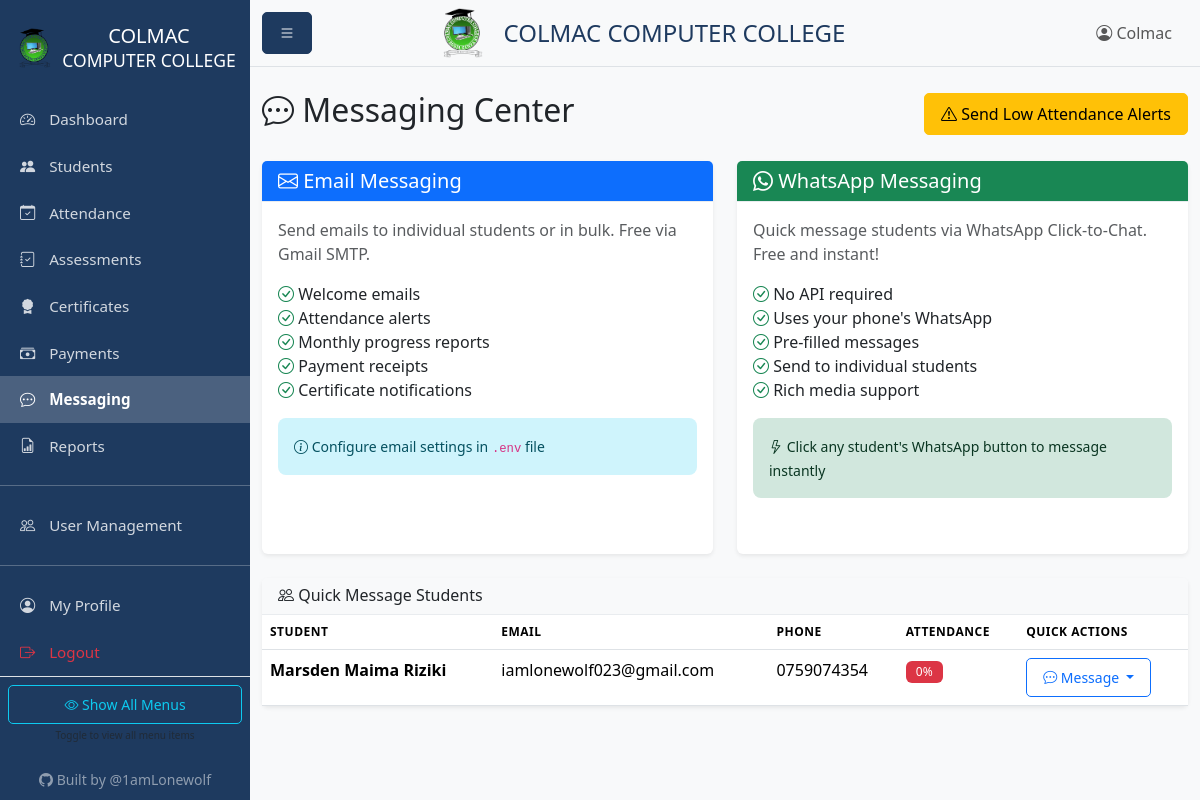
The app's page /messaging (signed in) with its own data.
### models.py (models this page shows, shortened)
class User(UserMixin, db.Model):
    id = db.Column(db.Integer, primary_key=True)
    username = db.Column(db.String(80), unique=True, nullable=False)
    password_hash = db.Column(db.String(256), nullable=False)
    role = db.Column(db.String(20), default='instructor')  # admin, instructor, receptionist
    is_active = db.Column(db.Boolean, default=True)
    created_at = db.Column(db.DateTime, default=datetime.utcnow)
    created_by = db.Column(db.Integer, db.ForeignKey('user.id'))
    custom_permissions = db.Column(db.Text, default='{}')
    @property
    def is_admin(self):
        return self.role == 'admin'
    @property
    def is_instructor(self):
        return self.role in ['admin', 'instructor']
    @property
    def is_receptionist(self):
        return self.role in ['admin', 'receptionist']
    def get_permissions(self):
        import json
        try:
            return json.loads(self.custom_permissions or '{}')
        except:
            return {}
    def has_permission(self, key):
        perms = self.get_permissions()
        return perms.get(key, False)

class Student(db.Model):
    id = db.Column(db.Integer, primary_key=True)
    name = db.Column(db.String(100), nullable=False)
    phone = db.Column(db.String(20))
    email = db.Column(db.String(120))
    id_number = db.Column(db.String(50))  # National ID or student ID
    gender = db.Column(db.String(10))
    enrollment_date = db.Column(db.DateTime, default=datetime.utcnow)
    cohort = db.Column(db.String(50))  # e.g., "Jan-Mar 2026"
    status = db.Column(db.String(20), default='active')  # active, completed, dropped
    created_at = db.Column(db.DateTime, default=datetime.utcnow)
    updated_at = db.Column(db.DateTime, default=datetime.utcnow, onupdate=datetime.utcnow)
    attendances = db.relationship('Attendance', backref='student', lazy=True, cascade='all, delete-orphan')
    assessments = db.relationship('Assessment', backref='student', lazy=True, cascade='all, delete-orphan')
    certificates = db.relationship('Certificate', backref='student', lazy=True, cascade='all, delete-orphan')
    payments = db.relationship('Payment', backref='student', lazy=True, cascade='all, delete-orphan')
    @property
    def attendance_rate(self):
        if not self.attendances:
            return 0
        present = sum(1 for a in self.attendances if a.present)
        return round((present / len(self.attendances)) * 100, 1)

### blueprints/messaging.py (the view)
@messaging_bp.route('')
@login_required
def index():
    students = Student.query.all()
    return render_template('messaging/index.html', students=students)

### app.py (called while the page is built)
@app.context_processor
def inject_config():
    return {
        'COURSE_FEE': app.config['COURSE_FEE'],
        'COURSE_NAME': app.config['COURSE_NAME']
    }

### models.py (called while the page is built)
def init_login_manager(app):
    login_manager.init_app(app)
    login_manager.login_view = 'auth.login'
    @login_manager.user_loader
    def load_user(user_id):
        return User.query.get(int(user_id))

### templates/messaging/index.html (shortened to what this page needs)
{% extends "base.html" %}
{% block content %}
<div class="d-flex justify-content-between align-items-center mb-4">
    <h2><i class="bi bi-chat-dots"></i> Messaging Center</h2>
    <div>
        <a href="{{ url_for('messaging.send_low_attendance_alerts') }}" class="btn btn-warning">
            <i class="bi bi-exclamation-triangle"></i> Send Low Attendance Alerts
        </a>
    </div>
</div>
<div class="row g-4 mb-4">
    <div class="col-md-6">
        <div class="card h-100 border-primary">
            <div class="card-header bg-primary text-white">
                <h5 class="mb-0"><i class="bi bi-envelope"></i> Email Messaging</h5>
            </div>
            <div class="card-body">
                <p class="text-muted">Send emails to individual students or in bulk. Free via Gmail SMTP.</p>
                <ul class="list-unstyled">
                    <li><i class="bi bi-check-circle text-success"></i> Welcome emails</li>
                    <li><i class="bi bi-check-circle text-success"></i> Attendance alerts</li>
                    <li><i class="bi bi-check-circle text-success"></i> Monthly progress reports</li>
                    <li><i class="bi bi-check-circle text-success"></i> Payment receipts</li>
                    <li><i class="bi bi-check-circle text-success"></i> Certificate notifications</li>
                </ul>
                <div class="alert alert-info">
                    <small><i class="bi bi-info-circle"></i> Configure email settings in <code>.env</code> file</small>
                </div>
            </div>
        </div>
    </div>
    <div class="col-md-6">
        <div class="card h-100 border-success">
            <div class="card-header bg-success text-white">
                <h5 class="mb-0"><i class="bi bi-whatsapp"></i> WhatsApp Messaging</h5>
            </div>
            <div class="card-body">
                <p class="text-muted">Quick message students via WhatsApp Click-to-Chat. Free and instant!</p>
                <ul class="list-unstyled">
                    <li><i class="bi bi-check-circle text-success"></i> No API required</li>
                    <li><i class="bi bi-check-circle text-success"></i> Uses your phone's WhatsApp</li>
                    <li><i class="bi bi-check-circle text-success"></i> Pre-filled messages</li>
                    <li><i class="bi bi-check-circle text-success"></i> Send to individual students</li>
                    <li><i class="bi bi-check-circle text-success"></i> Rich media support</li>
                </ul>
                <div class="alert alert-success">
                    <small><i class="bi bi-lightning"></i> Click any student's WhatsApp button to message instantly</small>
                </div>
            </div>
        </div>
    </div>
</div>
<div class="card">
    <div class="card-header bg-light">
        <h6 class="mb-0"><i class="bi bi-people"></i> Quick Message Students</h6>
    </div>
    <div class="card-body p-0">
        <div class="table-responsive">
            <table class="table table-hover mb-0">
                <thead class="bg-light">
                    <tr>
                        <th>Student</th>
                        <th>Email</th>
                        <th>Phone</th>
                        <th>Attendance</th>
                        <th>Quick Actions</th>
                    </tr>
                </thead>
                <tbody>
                    {% for student in students %}
                    <tr>
                        <td><strong>{{ student.name }}</strong></td>
                        <td>{{ student.email or '-' }}</td>
                        <td>{{ student.phone or '-' }}</td>
                        <td>
                            {% if student.attendance_rate < 70 %}
                                <span class="badge bg-danger">{{ student.attendance_rate }}%</span>
                            {% elif student.attendance_rate < 85 %}
                                <span class="badge bg-warning">{{ student.attendance_rate }}%</span>
                            {% else %}
                                <span class="badge bg-success">{{ student.attendance_rate }}%</span>
                            {% endif %}
                        </td>
                        <td>
                            <div class="dropdown">
                                <button class="btn btn-sm btn-outline-primary dropdown-toggle" type="button"
                                        data-bs-toggle="dropdown" aria-expanded="false">
                                    <i class="bi bi-chat-dots"></i> Message
                                </button>
                            </div>
                        </td>
                    </tr>
                    {% else %}
                    <tr>
                        <td colspan="5" class="text-center text-muted py-4">
                            No students found
                        </td>
                    </tr>
                    {% endfor %}
                </tbody>
            </table>
        </div>
    </div>
</div>
{% endblock %}

### templates/base.html (shortened to what this page needs)
<!DOCTYPE html>
<html lang="en">
<head>
    <link href="https://cdn.jsdelivr.net/npm/bootstrap@5.3.2/dist/css/bootstrap.min.css" rel="stylesheet">
    <link href="https://cdn.jsdelivr.net/npm/bootstrap-icons@1.11.1/font/bootstrap-icons.css" rel="stylesheet">
    <link rel="stylesheet" href="{{ url_for('static', filename='css/style.css') }}">
</head>
<body>
    {% if current_user.is_authenticated %}
    <div class="d-flex" id="wrapper">
        <div class="sidebar" id="sidebar-wrapper">
            <div class="sidebar-heading text-center py-4">
                <div class="d-flex align-items-center justify-content-center gap-2">
                    <img src="{{ url_for('static', filename='colmac_logo.png') }}" alt="Logo" style="height: 40px;">
                    <h5 class="mb-0">COLMAC<br><small>COMPUTER COLLEGE</small></h5>
                </div>
            </div>
            <div class="list-group list-group-flush">
                <a href="{{ url_for('main.dashboard') }}" class="list-group-item list-group-item-action {% if request.endpoint == 'main.dashboard' %}active{% endif %}">
                    <i class="bi bi-speedometer2"></i> Dashboard
                </a>
                <a href="{{ url_for('students.index') }}" class="list-group-item list-group-item-action {% if 'student' in request.endpoint %}active{% endif %}">
                    <i class="bi bi-people-fill"></i> Students
                </a>
                {% if current_user.is_instructor or current_user.has_permission('can_access_attendance') %}
                <a href="{{ url_for('attendance.index') }}" class="list-group-item list-group-item-action restricted-menu {% if 'attendance' in request.endpoint %}active{% endif %}">
                    <i class="bi bi-calendar-check"></i> Attendance
                </a>
                <a href="{{ url_for('assessments.index') }}" class="list-group-item list-group-item-action restricted-menu {% if 'assessment' in request.endpoint %}active{% endif %}">
                    <i class="bi bi-journal-check"></i> Assessments
                </a>
                {% endif %}
                <a href="{{ url_for('certificates.index') }}" class="list-group-item list-group-item-action {% if 'certificate' in request.endpoint %}active{% endif %}">
                    <i class="bi bi-award-fill"></i> Certificates
                </a>
                {% if current_user.is_receptionist or current_user.has_permission('can_access_payments') %}
                <a href="{{ url_for('payments.index') }}" class="list-group-item list-group-item-action restricted-menu {% if 'payment' in request.endpoint %}active{% endif %}">
                    <i class="bi bi-cash-stack"></i> Payments
                </a>
                {% endif %}
                <a href="{{ url_for('messaging.index') }}" class="list-group-item list-group-item-action {% if 'messaging' in request.endpoint %}active{% endif %}">
                    <i class="bi bi-chat-dots"></i> Messaging
                </a>
                <a href="{{ url_for('reports.index') }}" class="list-group-item list-group-item-action {% if 'report' in request.endpoint %}active{% endif %}">
                    <i class="bi bi-file-earmark-bar-graph"></i> Reports
                </a>
                {% if current_user.is_admin or current_user.has_permission('can_access_users') %}
                <hr class="restricted-menu">
                <a href="{{ url_for('users.index') }}" class="list-group-item list-group-item-action restricted-menu {% if 'user' in request.endpoint %}active{% endif %}">
                    <i class="bi bi-people"></i> User Management
                </a>
                {% endif %}
                <hr>
                <a href="{{ url_for('users.profile') }}" class="list-group-item list-group-item-action">
                    <i class="bi bi-person-circle"></i> My Profile
                </a>
                <a href="{{ url_for('auth.logout') }}" class="list-group-item list-group-item-action text-danger">
                    <i class="bi bi-box-arrow-right"></i> Logout
                </a>
                <div class="text-center py-2 px-2 border-top">
                    <button class="btn btn-sm btn-outline-info w-100" id="togglePermissions"
                            title="Show/hide restricted menu items">
                        <i class="bi bi-eye"></i> <span id="toggleText">Show All Menus</span>
                    </button>
                    <small class="text-muted d-block mt-1" style="font-size: 10px;">
                    </small>
                </div>
                <div class="text-center py-3 px-2">
                    <a href="https://github.com/1amLonewolf" target="_blank" class="text-white-50 text-decoration-none small">
                        <i class="bi bi-github"></i> Built by @1amLonewolf
                    </a>
                </div>
            </div>
        </div>
        <div id="page-content-wrapper" class="w-100">
            <nav class="navbar navbar-expand-lg navbar-light bg-light border-bottom">
                <div class="container-fluid">
                    <button class="btn btn-primary" id="sidebarToggle">
                        <i class="bi bi-list"></i>
                    </button>
                    <div class="d-flex align-items-center mx-auto">
                        <img src="{{ url_for('static', filename='colmac_logo.png') }}" alt="Colmac Logo" style="height: 50px;" class="me-3">
                        <h4 class="mb-0" style="color: #1e3a5f;">COLMAC COMPUTER COLLEGE</h4>
                    </div>
                    <div class="ms-auto">
                        <span class="navbar-text me-3">
                            <i class="bi bi-person-circle"></i> {{ current_user.username }}
                        </span>
                    </div>
                </div>
            </nav>
            <main class="container-fluid py-4">
                {% block content %}{% endblock %}
            </main>
        </div>
    </div>
    {% endif %}
</body>
</html>

### static/css/style.css (style rules this page uses)
:root { --sidebar-width: 250px; --primary-color: #1e3a5f; --gold-color: #c9a959; }
body { font-family: 'Segoe UI', Tahoma, Geneva, Verdana, sans-serif; background-color: #f8f9fa; overflow-x: hidden; }
#wrapper { display: flex; width: 100%; overflow-x: hidden; }
#sidebar-wrapper { min-height: 100vh; max-height: 100vh; width: var(--sidebar-width); margin-left: 0; background-color: var(--primary-color); color: white; transition: margin 0.25s ease-out; position: fixed; z-index: 1000; overflow-y: auto; overflow-x: hidden; }
#sidebar-wrapper .sidebar-heading { color: white; font-size: 1.2rem; font-weight: bold; }
#sidebar-wrapper .list-group-item { background-color: transparent; color: rgba(255, 255, 255, 0.8); border: none; padding: 12px 20px; font-size: 0.95rem; }
#sidebar-wrapper .list-group-item.active { background-color: rgba(255, 255, 255, 0.2); color: white; font-weight: 600; }
#sidebar-wrapper .list-group-item i { margin-right: 10px; width: 20px; text-align: center; }
#page-content-wrapper { flex: 1; min-width: 0; margin-left: var(--sidebar-width); transition: margin 0.25s ease-out; overflow-x: hidden; }
.card { border: none; box-shadow: 0 0.125rem 0.25rem rgba(0, 0, 0, 0.075); margin-bottom: 1.5rem; }
.card-header { background-color: #f8f9fa; border-bottom: 1px solid #e9ecef; font-weight: 600; }
.table th { font-weight: 600; text-transform: uppercase; font-size: 0.75rem; letter-spacing: 0.5px; }
.badge { padding: 5px 10px; font-weight: 500; }
.btn { border-radius: 5px; padding: 8px 16px; font-weight: 500; }
.btn-primary { background-color: var(--primary-color); border-color: var(--primary-color); }
.alert { border-radius: 8px; border: none; }

### records on screen
User: username "Colmac"
Student: name "Marsden Maima Riziki", email "iamlonewolf023@gmail.com", phone "0759074354", attendance_rate "0"
